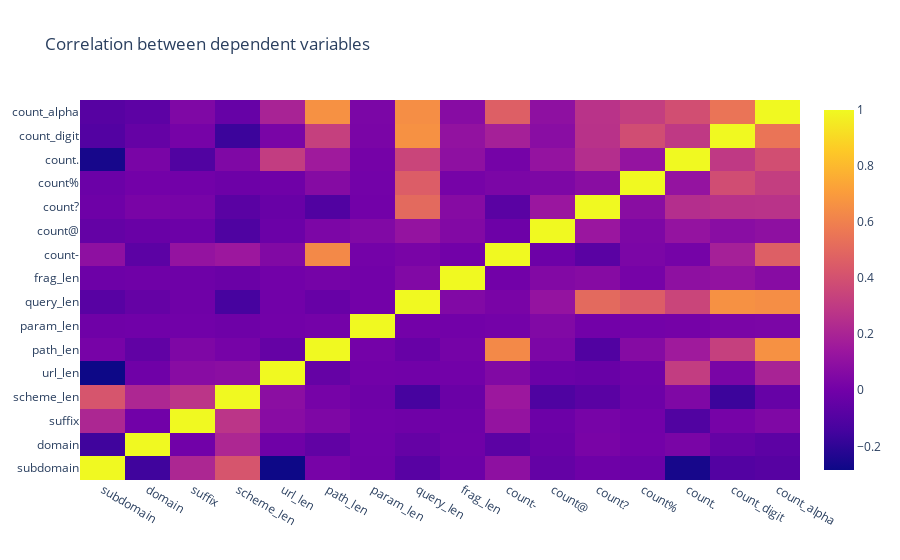

The notebook cell this image was saved under:
### Code cell
# Correlation between dependent variables
fig = go.Figure(go.Heatmap(x = X_train.columns, 
                 y = X_train.columns,
                 z = X_train.corr()))
fig.update_layout(title="Correlation between dependent variables")
fig.show()

### Figure 1 — Plotly figure (JSON) as saved in the notebook; plotly's stock layout.template omitted (floating-point values rounded to 4 significant figures; data arrays with more than 128 entries replaced by an {"elided": "..."} marker saying what was removed)
{"data": [{"type": "heatmap", "x": ["subdomain", "domain", "suffix", "scheme_len", "url_len", "path_len", "param_len", "query_len", "frag_len", "count-", "count@", "count?", "count%", "count.", "count_digit", "count_alpha"], "y": ["subdomain", "domain", "suffix", "scheme_len", "url_len", "path_len", "param_len", "query_len", "frag_len", "count-", "count@", "count?", "count%", "count.", "count_digit", "count_alpha"], "z": {"elided": "16x16 float values"}}], "layout": {"title": {"text": "Correlation between dependent variables"}}}
